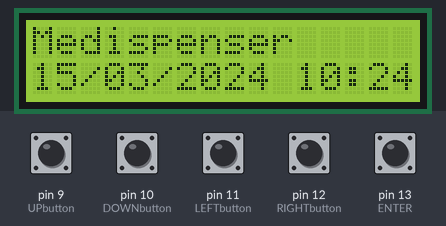
A sketch run on a simulated Arduino Uno, built with avr-gcc and run on an emulated ATmega328P. Parts: 16×2 character LCD. Inputs (shaded band) come from the test bench; at power-on: pin 9 (UPbutton), pin 10 (DOWNbutton), pin 11 (LEFTbutton), pin 12 (RIGHTbutton), pin 13 (ENTER) HIGH. The local clock reads 2024-03-15 10:24:30 at power-on unless the sketch sets it.

Above: at 1.2 s.
1.3 s: pin 9 (UPbutton) pulled LOW for 0.15 s
At 2.4 s:
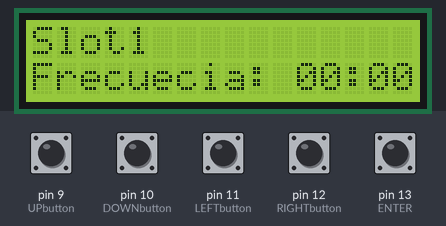
2.9 s: pin 13 (ENTER) pulled LOW for 0.15 s
At 5.4 s:
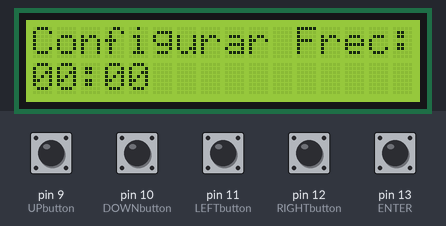
5.5 s: pin 10 (DOWNbutton) pulled LOW for 3.2 s
At 10.47 s:
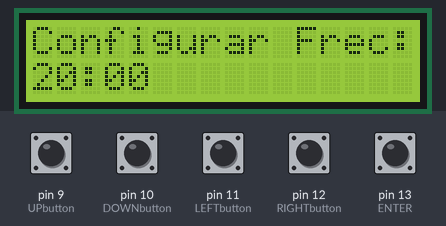
10.5 s: pin 11 (LEFTbutton) pulled LOW for 0.15 s
At 12.0 s:
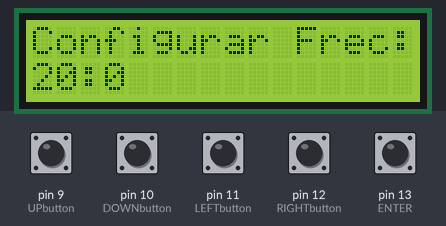
12.1 s: pin 9 (UPbutton) pulled LOW for 1 s
At 14.56 s:
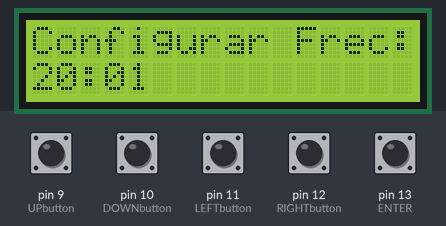
14.6 s: pin 12 (RIGHTbutton) pulled LOW for 0.15 s
At 14.91 s:
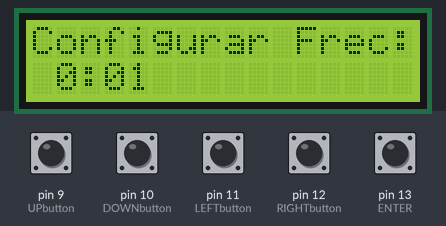
Timing chart, 0 to 17.2 s (numbered marks = the images above; inputs shaded):
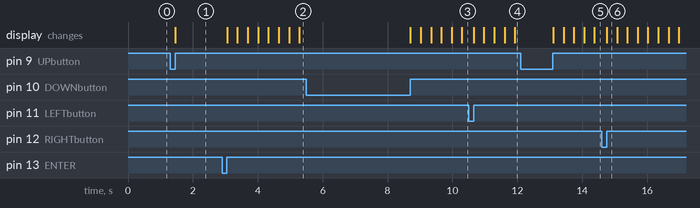

Measured:
- after the input at 1.3 s, the display: changes after 0.16 s (image 1)
- after the input at 2.9 s, the display: first changes after 0.16 s (image 2 shows a later state)
- after the input at 10.5 s, the display: changes after 0.16 s (image 4)
- after the input at 12.1 s, the display: changes after 1.0 s (image 5)
- after the input at 14.6 s, the display: changes after 0.16 s (image 6)

The sketch:

dispensador_medicamentos.ino
```cpp
/*
 * TimeRTCSet.pde
 * example code illustrating Time library with Real Time Clock.
 *
 * RTC clock is set in response to serial port time message
 * A Processing example sketch to set the time is included in the download
 * On Linux, you can use "date +T%s > /dev/ttyACM0" (UTC time zone)
 */

#include <TimeLib.h>
#include <Wire.h>
#include <DS1307RTC.h>  // a basic DS1307 library that returns time as a time_t
#include <TimeAlarms.h> // para fijar las alarmas;

#include <LiquidCrystal.h>

// se inicializa los pines que sirven de interface
LiquidCrystal lcd(6,8,5,4,3,2);

#define UPbutton 9
#define DOWNbutton 10
#define LEFTbutton 11
#define RIGHTbutton 12
#define ENTER 13

int pantalla = 0;   // vista 0 para diferentes vistas en el display
int slotConfigurado;
int cfgCursor = 0;  // indica la posicion del cursor en la pantalla de configuracion
bool parpadeo = false; // flag que activa el parpadeo del cursor de config
unsigned long timeOutpointer = 0;  // determina el cambio en el parapadeo del cursor

// instanciamos los id para cada Alarma corresondiente a los dispensadores
AlarmId id1;
AlarmId id2;
AlarmId id3;
bool sonar = false;
unsigned long timestampAlarma;
unsigned long periodoAlarma;

const int pinAlarma = A0;

// inicializamos los slots donde se guardan los tiempos
char primerSlot[6] = "00:00";
char segundoSlot[6] = "00:00";
char tercerSlot[6] = "00:00";
char *cfg;  // apunta a los slots a configurar

// limita el valor de los digitos para fijar la configuracion hasta 24 hs y 59 min
char limite;

// seteamos los pines del dispensador
const int dispensador1 = A1;
const int dispensador2 = A2;
const int dispensador3 = A3;

void setup()  {
  // seteamos los botones para interacctuar con el sistema
  pinMode(UPbutton, INPUT_PULLUP);
  pinMode(DOWNbutton, INPUT_PULLUP);
  pinMode(LEFTbutton, INPUT_PULLUP);
  pinMode(RIGHTbutton, INPUT_PULLUP);
  pinMode(ENTER, INPUT_PULLUP);

  Serial.begin(9600);
  setSyncProvider(RTC.get);   // the function to get the time from the RTC
  lcd.begin(16,2);
}

void loop()
{
  if (Serial.available()) {
    time_t t = processSyncMessage();
    if (t != 0) {
      RTC.set(t);   // set the RTC and the system time to the received value
      setTime(t);
    }
  }

  if(pantalla != 4 && isPressedButton(UPbutton)){
    ++pantalla; // cambia la vista
    if (pantalla > 3)
      pantalla = 0;
  }

  if(pantalla != 4 && isPressedButton(DOWNbutton)){
    --pantalla;
    if (pantalla < 0)
      pantalla = 3;
  }

  // se muestra la pantalla que desea el usuario
  if(pantalla == 0)
    portada();

  if(pantalla == 1){
    mostrarSlots(primerSlot, "Slot1");
    if(isPressedButton(ENTER)){
        pantalla = 4;
        slotConfigurado = 1;
        cfg = primerSlot;
    }
  }
  if(pantalla == 2){
    mostrarSlots(segundoSlot, "Slot2");
    if(isPressedButton(ENTER)){
        pantalla = 4;
        slotConfigurado = 2;
        cfg = segundoSlot;
    }
  }

  if(pantalla == 3){
    mostrarSlots(tercerSlot, "Slot3");
    if(isPressedButton(ENTER)){
      pantalla = 4;
      slotConfigurado = 3;
      cfg = tercerSlot;
    }
  }

  if(pantalla == 4){
    mostrarConfig(cfg, cfgCursor);

    // disposicion del cursor sobre la pantalla para cambiar los valores
    if(isPressedButton(RIGHTbutton)){
        cfgCursor++;
        if(cfgCursor == 2)  // se saltan los :
            cfgCursor = 3;
        if(cfgCursor > 4)
            cfgCursor = 0;
    }

    if(isPressedButton(LEFTbutton)){
        cfgCursor--;
        if(cfgCursor == 2)
            cfgCursor = 1;
        if(cfgCursor < 0)
            cfgCursor = 4;
    }
    if(isPressedButton(UPbutton)){

        digLimit();  // calcula el valor de 'limite'

        // reseteamos el segundo digito
        // para cuando el primero sea '2' y este supere '4'
        *(cfg + cfgCursor) += 1;
        if(*(cfg) > '1' && *(cfg + 1) > '4')
            *(cfg + 1) = '0';

        // reseteamos su supera el limite
        if(*(cfg + cfgCursor) > limite)
            *(cfg + cfgCursor) = '0';
    }

    if(isPressedButton(DOWNbutton)){

        digLimit();

        *(cfg + cfgCursor) -= 1;
        if(*(cfg + cfgCursor) < '0')
            *(cfg + cfgCursor) = limite;
    }

    if(isPressedButton(ENTER)){
      // salimos de la configurcion
      pantalla = 0;
      cfgCursor = 0;
      // guardamos la frecuencia e iniciamos la Alarma
      // lo convertimos en segundos
      int hora = (*(cfg) - '0') * 10 + (*(cfg + 1) - '0');
      int minutos = (*(cfg + 3) - '0') * 10 + (*(cfg + 4) - '0');
      int horaEnSeg = hora * 3600;
      int minEnSeg = minutos * 60;
      unsigned long timer = horaEnSeg + minEnSeg;

      // asignamos la Alarma para el slot seleccionado
      switch(slotConfigurado){
        case 1:
            if(!timer){
                Alarm.free(id1);
             }
            else
                id1 = Alarm.timerRepeat(timer, dispensar_slot1);
            break;
        case 2:
            if(!timer){
                Alarm.free(id2);
            }
            else
                id2 = Alarm.timerRepeat(timer, dispensar_slot2);
            break;
        case 3:
            if(!timer){
                Alarm.free(id3);
            }
            else
                id3 = Alarm.timerRepeat(timer, dispensar_slot3);
            break;
      }
    }
  }

  // Se hace sonar la alarma y se enciende el led
  if(sonar){
    if(millis() - timestampAlarma > 10000){
        sonar = false;
        analogWrite(pinAlarma, 0);
    }
    if(millis() - periodoAlarma > 1000){
        analogWrite(pinAlarma, 255);
        periodoAlarma = millis();
        Alarm.delay(200);
    }

    analogWrite(pinAlarma, 0);
  }
}


/********************************************************************
 *                Procedimientos y funciones                        *
 ********************************************************************/
void dispensar_slot1(){
    activarAlarma();

    analogWrite(dispensador1, 255);
    Alarm.delay(200);
    analogWrite(dispensador1, 0);
}

void dispensar_slot2(){
    activarAlarma();

    analogWrite(dispensador2, 255);
    Alarm.delay(200);
    analogWrite(dispensador2, 0);

}

void dispensar_slot3(){
    activarAlarma();

    analogWrite(dispensador3, 255);
    Alarm.delay(200);
    analogWrite(dispensador3, 0);
}

void activarAlarma(){
    sonar = true;

    // capturamos el momento en que ocurrio el evento en ms
    timestampAlarma = millis();

    // periodo de intermitencia de la Alarma
    periodoAlarma = millis();
}

bool isPressedButton(const int button){
    bool pressed = false;
    while(!digitalRead(button)){
        pressed = true;
    }
    return pressed;
}

void digLimit(){
    // horario primer digito
    if(cfgCursor == 0){
        limite = '2';
    }
    // horario segundo digito
    if(cfgCursor == 1){
        if(*(cfg) == '2')
            limite = '4';
        else
            limite = '9';
    }

    // minuto primer digito
    if(cfgCursor == 3)
        limite = '5';
    // segundo digito
    if(cfgCursor == 4)
        limite = '9';
}


void portada(){
  /*
   * Muestra el nombre del proyecto
   * con la fecha y la hora
   */
  lcd.clear();
  lcd.setCursor(0,0);
  lcd.print("Medispenser");
  digitalClockDisplay(0);
  Alarm.delay(100);
}

void mostrarSlots( char *slot, const char *mensaje){
    /*
     * Guarda en un slot de memoria
     * la frecuencia con que se suministra el
     * medicamento
     *
     * muestra en pantalla los datos
     *
     */

     lcd.clear();
     lcd.setCursor(0,0);
     lcd.print(mensaje);

     lcd.setCursor(0,1);
     lcd.print("Frecuecia:");
     lcd.setCursor(11, 1);

     lcd.print(slot);
     Alarm.delay(100);
}

void mostrarConfig(const char *frec, int &cfgCursor){
    /*
     * Muestra la frecuencia
     * con que fue conf el slot
     */
    lcd.clear();
    lcd.setCursor(0,0);
    lcd.print("Configurar Frec: ");
    lcd.setCursor(0,1);
    lcd.print(frec);
    if(millis() - timeOutpointer > 300){
        parpadeo = !parpadeo;
        timeOutpointer = millis();
    }
    if(parpadeo){
        lcd.setCursor(cfgCursor, 1);
        lcd.print(" ");
        Alarm.delay(100);
    }else{
        lcd.setCursor(0,1);
        lcd.print(frec);
        Alarm.delay(100);
    }
}

void digitalClockDisplay(int cursorPosition){
  // digital clock display of the time
  printDigits(day(), cursorPosition);
  lcd.print("/");
  cursorPosition++;
  printDigits(month(), cursorPosition);
  lcd.print("/");
  lcd.setCursor(++cursorPosition, 1);
  lcd.print(year());
  cursorPosition += 5;
  printDigits(hour(), cursorPosition);
  lcd.print(":");
  cursorPosition++;
  printDigits(minute(), cursorPosition);
  //cursorPosition++;
  //printDigits(second(), cursorPosition);
}

void printDigits(int digits, int &cursorPosition){
  // utility function for digital clock display: prints preceding colon and leading 0
  lcd.setCursor(cursorPosition, 1);
  if(digits < 10){
    lcd.print('0');
    lcd.setCursor(++cursorPosition, 1);
    lcd.print(digits);
    lcd.setCursor(++cursorPosition, 1);
  } else{
      lcd.print(digits);
      cursorPosition += 2;
      lcd.setCursor(cursorPosition, 1);
  }
}

/*  code to process time sync messages from the serial port   */
#define TIME_HEADER  "T"   // Header tag for serial time sync message

unsigned long processSyncMessage() {
  unsigned long pctime = 0L;
  const unsigned long DEFAULT_TIME = 1357041600; // Jan 1 2013

  if(Serial.find(TIME_HEADER)) {
     pctime = Serial.parseInt();
     return pctime;
     if( pctime < DEFAULT_TIME) { // check the value is a valid time (greater than Jan 1 2013)
       pctime = 0L; // return 0 to indicate that the time is not valid
     }
  }
  return pctime;
}
```
